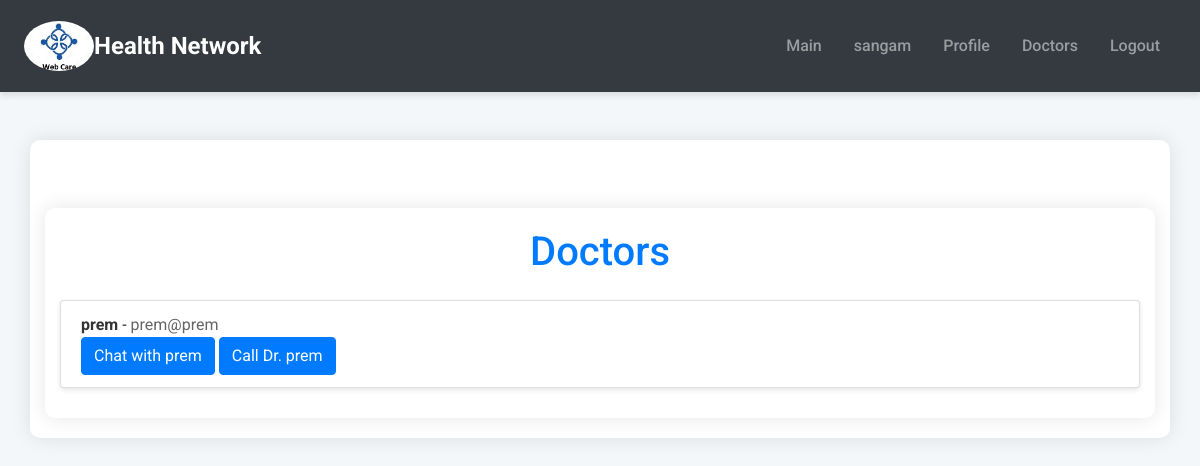
/doctors (signed in), run on the app's committed database.
### app.py (models this page shows)
class User(UserMixin, db.Model):
    id = db.Column(db.Integer, primary_key=True)
    username = db.Column(db.String(80), unique=True, nullable=False)
    email = db.Column(db.String(120), unique=True, nullable=False)
    fname = db.Column(db.String(120), nullable=False)
    lname = db.Column(db.String(120), nullable=False)
    user_type = db.Column(db.String(20), nullable=False)
    password = db.Column(db.String(120), nullable=False)

### app.py (the view)
@app.route("/doctors")
def doctors():
    doctors = User.query.filter_by(user_type='doctor').all()
    return render_template('doctors.html', doctors=doctors)

### app.py (called while the page is built)
@login_manager.user_loader
def load_user(id):
    return User.query.get(int(id))

### templates/doctors.html (shortened to what this page needs)
{% extends 'main.html' %}
{% block title %}
<link rel="stylesheet" href="/static/css/doctors.css">
{% endblock title %}
{% block body %}
<div class="container mt-5">
    <h1 class="text-center mb-4">Doctors</h1>
    <ul class="list-group">
        {% for doctor in doctors %}
            <li class="list-group-item">
                <div class="doctor-info">
                    <span class="doctor-name">{{ doctor.username }}</span> - <span class="doctor-email">{{ doctor.email }}</span>
                </div>
                <div class="doctor-actions">
                    <a href="{{ url_for('private_chat', username=doctor.username) }}" class="btn btn-primary">Chat with {{ doctor.username }}</a>
                    <a href="{{ url_for('video_call', username=doctor.username) }}" class="btn btn-primary">Call Dr. {{ doctor.username }}</a>
                </div>
            </li>
        {% endfor %}
    </ul>
</div>
{% endblock body %}

### templates/main.html (shortened to what this page needs)
<!DOCTYPE html>
<html lang="en">
<head>
    {% block title %}{% endblock title %}
    <link href="https://stackpath.bootstrapcdn.com/bootstrap/4.5.2/css/bootstrap.min.css" rel="stylesheet">
    <link rel="stylesheet" href="/static/css/styles.css">
</head>
<body>
<nav class="navbar navbar-expand-lg navbar-dark bg-dark">
    <a class="navbar-brand" href="#">
        <img src="{{ url_for('static', filename='logo.jpg') }}" alt="Logo" class="navbar-logo"> Health Network
    </a>
    <div class="collapse navbar-collapse" id="navbarNav">
        <ul class="navbar-nav ml-auto">
            <li class="nav-item">
                <a class="nav-link" href="/main">Main</a>
            </li>
            {% if current_user.is_authenticated %}
                <li class="nav-item">
                    <a class="nav-link">{{current_user.username}}</a>
                </li>
                {% if current_user.user_type == "patient" %}
                    <li class="nav-item">
                        <a class="nav-link" href="/patient_detail/{{current_user.id}}">Profile</a>
                    </li>
                    <li class="nav-item">
                        <a class="nav-link" href="/doctors">Doctors</a>
                    </li>
                {% endif %}
                <li class="nav-item">
                    <a class="nav-link" href="/logout">Logout</a>
                </li>
            {% endif %}
        </ul>
    </div>
</nav>
<div class="container mt-5">
    {% block body %}{% endblock body %}
</div>
</body>
</html>

### static/css/doctors.css (style rules this page uses)
body { font-family: 'Arial', sans-serif; background-color: #f4f7f9; color: #333; }
.container { max-width: 800px; margin: 0 auto; padding: 20px; background-color: #fff; border-radius: 10px; box-shadow: 0 0 20px rgba(0, 0, 0, 0.1); }
h1 { font-size: 2.5rem; margin-bottom: 20px; text-align: center; color: #007bff; }
.list-group { padding: 0; list-style: none; }
.list-group-item { display: flex; justify-content: space-between; align-items: center; padding: 1rem; margin-bottom: 10px; background-color: #f8f9fa; border: none; border-radius: 5px; box-shadow: 0 2px 5px rgba(0, 0, 0, 0.1); }
.doctor-info { flex: 1; }
.doctor-actions { flex-shrink: 0; }
.doctor-name { font-weight: bold; color: #333; }
.doctor-email { color: #666; }
.btn-primary { background-color: #007bff; border-color: #007bff; padding: 8px 16px; font-size: 1rem; border-radius: 5px; transition: background-color 0.3s, border-color 0.3s; }

### static/css/styles.css (style rules this page uses)
body { font-family: 'Roboto', sans-serif; background-color: #f4f7f9; margin: 0; padding: 0; }
.navbar { padding: 1rem 1.5rem; box-shadow: 0 4px 6px rgba(0, 0, 0, 0.1); }
.navbar-brand { font-size: 1.5rem; font-weight: bold; display: flex; align-items: center; }
.navbar-logo { height: 50px; width: 70px; vertical-align: middle; border-radius: 100% / 100%; object-fit: cover; }
.navbar-nav .nav-item .nav-link { font-size: 1rem; font-weight: 500; padding: 0.5rem 1rem; transition: background-color 0.3s, color 0.3s; }

### data on the page
User: username "sangam"
User: username "prem", email "prem@prem"
